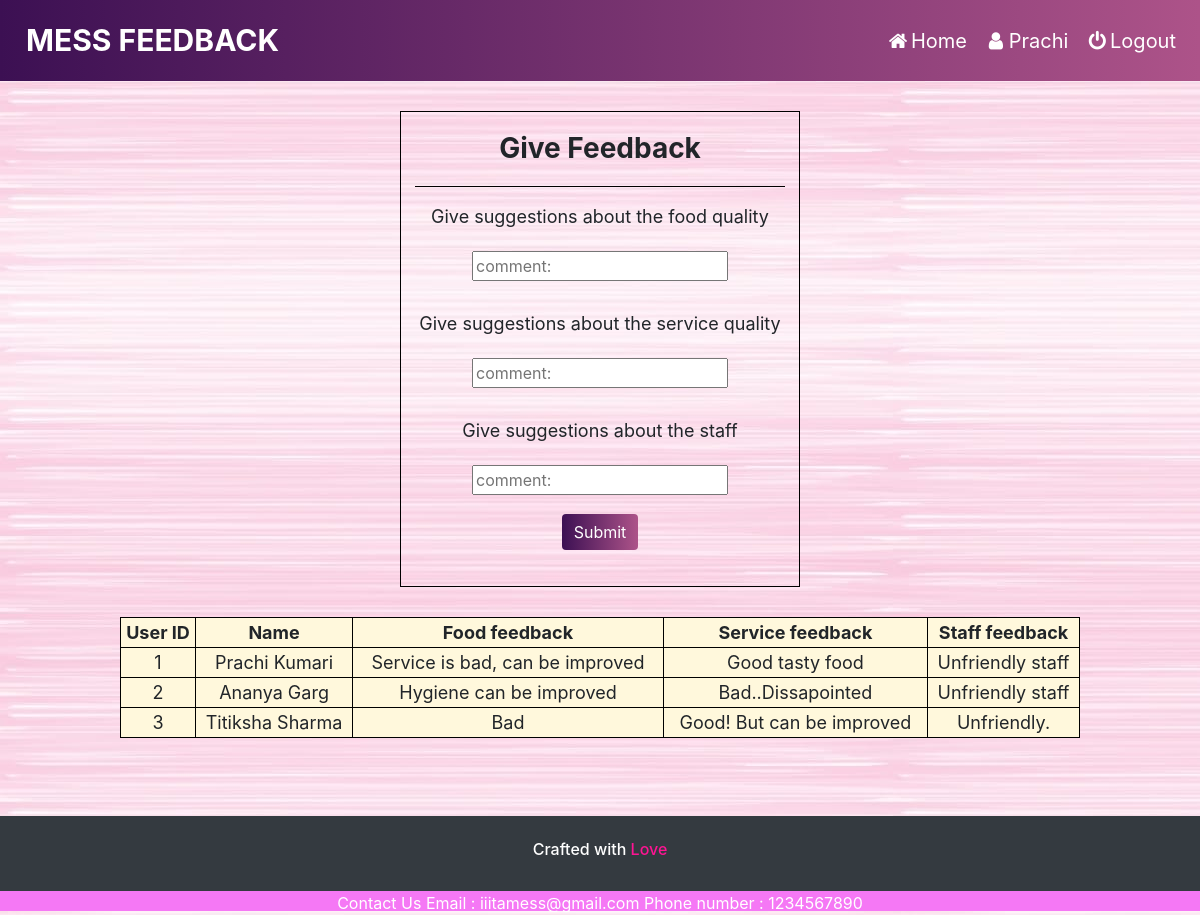
Screenshot of /feedback.php (signed in) with the database file from the repository.
### tables this page shows
CREATE TABLE `user_details` (
  `id` int(11) NOT NULL,
  `student_usn` varchar(10) NOT NULL,
  `name` varchar(255) NOT NULL,
  `room_no` varchar(4) NOT NULL,
  `sem` int(1) NOT NULL,
  `branch` varchar(4) NOT NULL
);

CREATE TABLE `feedback` (
  `id` int(11) NOT NULL,
  `service` varchar(255) DEFAULT NULL,
  `food_quality` varchar(255) DEFAULT NULL,
  `staff_feedback` varchar(255) NOT NULL
);

### feedback.php (the view, shortened to what this page needs)
<?php
$conn = mysqli_connect('localhost','root','','project');
$sql="select a.name,a.id,b.service, b.food_quality,b.staff_feedback from user_details a, feedback b where a.id = b.id";
$show_feedback = mysqli_query($conn, $sql);
?>
<!DOCTYPE html>
<html>
<head>
    <link rel="stylesheet" href="https://maxcdn.bootstrapcdn.com/bootstrap/4.3.1/css/bootstrap.min.css">
    <link rel="stylesheet" href="https://cdnjs.cloudflare.com/ajax/libs/font-awesome/4.7.0/css/font-awesome.min.css">
    <link rel="stylesheet" type="text/css" href="styles/style.css">
</head>
<body style="background-image: url('home.jpeg');">
    <nav class="navbar navbar-expand-lg navbar-white bg-white">
        <a class="navbar-brand" id="big" href="#"><b>MESS FEEDBACK</b></a>
        <div class="collapse navbar-collapse" id="navbarNavAltMarkup">
            <div class="navbar-nav ml-auto">
                <a class="nav-item nav-link" href="home.php"><i class="fa fa-fw fa-home"></i>Home</i></a>
                <a class="nav-item nav-link" href="user.php"><i class="fa fa-fw fa-user"></i><?php echo $_SESSION['username']; ?></i></a>
                <a class="nav-item nav-link" href="logout.php"><i class="fa fa-fw fa-power-off"></i>Logout</i></a>
            </div>
        </div>
    </nav>
    <div class="fb-container">
        <div class="food-fb">
            <h3 class="text-fb"><b>Give Feedback</b></h3>
            <hr style="background-color:black; width:370px">
            <form method="POST" action="feedback-server.php">
                <center>
                    <p>Give suggestions about the food quality</p><input type="text" class="feedback-form" placeholder="comment:" name="food_fb" id="comment"></center><br>
                <center>
                    <p>Give suggestions about the service quality</p> <input type="text" class="feedback-form" placeholder="comment:" name="service_fb" id="comment"></center><br>
                <center>
                    <p>Give suggestions about the staff</p> <input type="text" class="feedback-form" placeholder="comment:" name="staff_fb" id="comment"></center>
                <div>
                    <p style="line-height: 70px; text-align: center;"><button type="submit" class="btn btn-primary mb-2">Submit</button>
                </div>
            </form>
        </div>
    </div>
<center>
    <table>
        <th>User ID</th>
        <th>Name </th>
        <th>Food feedback</th>
        <th>Service feedback</th>
        <th>Staff feedback</th>
        <?php while($row = mysqli_fetch_array($show_feedback))
    {
    ?>
        <tr>
            <td>
                <?php echo $row["id"]; ?>
            </td>
            <td>
                <?php echo $row["name"]; ?>
            </td>
            <td>
                <?php echo $row["food_quality"]; ?>
            </td>
            <td>
                <?php echo $row["service"]; ?>
            </td>
            <td>
                <?php echo $row["staff_feedback"]; ?>
            </td>
        </tr>
       <?php
    }
            ?>
    </table>
</center>
    <br>
    <br>
    <div>
        <footer class="page-footer bg-dark">
            <div>
                <p style="color:white" class="h6 text-center footer-copyright p-4">Crafted with <span style="color: deeppink">Love</span></p>
                <div class="contact-footer">
                    <span>Contact Us</span>
                    <span>Email : iiitamess@gmail.com Phone number : 1234567890</span>
                </div>
            </div>
        </footer>
    </div>
</body>
</html>

### styles/style.css (style rules this page uses)
* { text-decoration: none; }
body { padding: 0; background-position: cover; }
.navbar { background: #ad5389; background: -webkit-linear-gradient(to right, #3c1053, #ad5389); background: linear-gradient(to right, #3c1053, #ad5389); }
#big { text-decoration-color: black; font-size: 30px; }
.navbar a { float: left; padding: 10px; color: #fff; text-decoration: none; font-size: 20px; }
.btn { border: none; background: #ad5389; background: -webkit-linear-gradient(to right, #3c1053, #ad5389); background: linear-gradient(to right, #3c1053, #ad5389); }
.page-footer { margin: 30px 0px 0px; }
.contact-footer { background-color: rgb(245, 120, 245); color: white; text-align: center; height: 20px; }
.fb-container { display: flex; justify-content: space-around; margin: 30px }
.food-fb { width: 400px; border: 1px solid black; }
.feedback-form { margin: 5px; }
p { font-size: 18px; }
.text-fb { margin: 20px; text-align: center; }
table { width: 80%; border: 1px solid black; background: cornsilk; text-align: center; font-size: 18px; }
th, tr, td { border: 1px solid black; }

### rows the page displays
user_details: id "1", name "Prachi Kumari", feedback.food_quality "Service is bad, can be improved", feedback.service "Good tasty food", feedback.staff_feedback "Unfriendly staff"
user_details: id "2", name "Ananya Garg", feedback.food_quality "Hygiene can be improved", feedback.service "Bad..Dissapointed", feedback.staff_feedback "Unfriendly staff"
user_details: id "3", name "Titiksha Sharma", feedback.food_quality "Bad", feedback.service "Good! But can be improved", feedback.staff_feedback "Unfriendly."

### other values shown
$_SESSION['username'] "Prachi"
